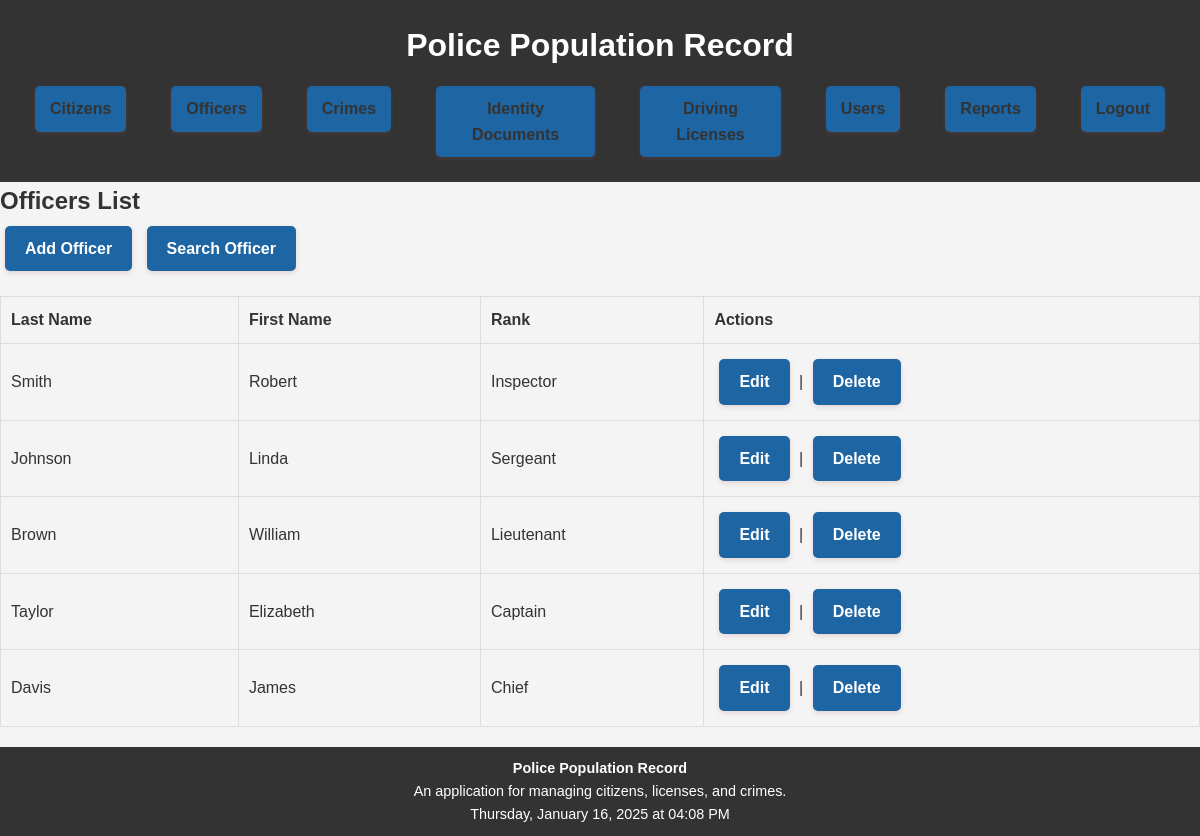
Page /pages/officers.php (signed in) on the committed database.
### tables this page shows
CREATE TABLE `officers` (
  `Officer_ID` int(11) NOT NULL,
  `Last_Name` varchar(50) NOT NULL,
  `First_Name` varchar(50) NOT NULL,
  `Rank` varchar(20) NOT NULL
);

### pages/officers.php (the view, shortened to what this page needs)
<?php
include '../config/database.php';
include '../includes/header.php';
$stmt = $conn->query("SELECT * FROM Officers");
$officers = $stmt->fetchAll(PDO::FETCH_ASSOC);
?>
<h2>Officers List</h2>
<?php if ($_SESSION['role'] === 'Admin'): ?>
    <a href="officers_add.php">Add Officer</a>
<?php endif; ?>
<a href="officers_search.php">Search Officer</a>
<table border="1">
    <tr>
        <th>Last Name</th>
        <th>First Name</th>
        <th>Rank</th>
        <?php if ($_SESSION['role'] === 'Admin'): ?>
            <th>Actions</th>
        <?php endif; ?>
    </tr>
    <?php foreach ($officers as $officer): ?>
        <tr>
            <td><?= htmlspecialchars($officer['Last_Name']); ?></td>
            <td><?= htmlspecialchars($officer['First_Name']); ?></td>
            <td><?= htmlspecialchars($officer['Rank']); ?></td>
            <?php if ($_SESSION['role'] === 'Admin'): ?>
                <td>
                    <a href="officers_edit.php?id=<?= $officer['Officer_ID']; ?>">Edit</a> |
                    <a href="officers_delete.php?id=<?= $officer['Officer_ID']; ?>" onclick="return confirm('Are you sure you want to delete this officer?');">Delete</a>
                </td>
            <?php endif; ?>
        </tr>
    <?php endforeach; ?>
</table>
<?php
include '../includes/footer.php';
?>

### assets/style.css (style rules this page uses)
* { margin: 0; padding: 0; box-sizing: border-box; }
body { font-family: Arial, sans-serif; line-height: 1.6; color: #333; background-color: #f4f4f4; }
a { display: inline-block; padding: 10px 20px; margin: 5px; font-size: 16px; font-weight: bold; color: #fff; background-color: #1e65a3; text-decoration: none; border-radius: 5px; box-shadow: 0 2px 5px rgba(167, 86, 86, 0.2); transition: background-color 0.3s ease, transform 0.3s ease; }
table { width: 100%; margin: 20px 0; border-collapse: collapse; }
table, th, td { border: 1px solid #ddd; }
th, td { padding: 10px; text-align: left; }
th { background-color: #f4f4f4; }

### rows in the picture
officers: Last_Name "Smith", First_Name "Robert", Rank "Inspector"
officers: Last_Name "Johnson", First_Name "Linda", Rank "Sergeant"
officers: Last_Name "Brown", First_Name "William", Rank "Lieutenant"
officers: Last_Name "Taylor", First_Name "Elizabeth", Rank "Captain"
officers: Last_Name "Davis", First_Name "James", Rank "Chief"
